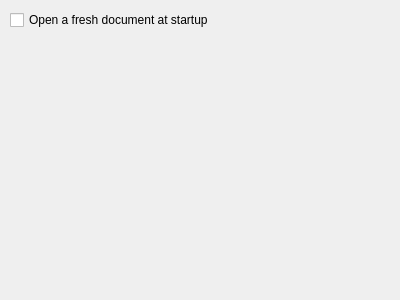
<?xml version="1.0" encoding="UTF-8"?>
<ui version="4.0">
 <class>setupGeneral</class>
 <widget class="QWidget" name="setupGeneral">
  <property name="geometry">
   <rect>
    <x>0</x>
    <y>0</y>
    <width>400</width>
    <height>300</height>
   </rect>
  </property>
  <property name="windowTitle">
   <string>Form</string>
  </property>
  <widget class="QWidget" name="verticalLayoutWidget">
   <property name="geometry">
    <rect>
     <x>10</x>
     <y>10</y>
     <width>252</width>
     <height>80</height>
    </rect>
   </property>
   <layout class="QVBoxLayout" name="verticalLayout">
    <item>
     <widget class="QCheckBox" name="genNewDocumentStartup">
      <property name="text">
       <string>Open a fresh document at startup</string>
      </property>
     </widget>
    </item>
    <item>
     <spacer name="verticalSpacer">
      <property name="orientation">
       <enum>Qt::Vertical</enum>
      </property>
      <property name="sizeHint" stdset="0">
       <size>
        <width>20</width>
        <height>40</height>
       </size>
      </property>
     </spacer>
    </item>
   </layout>
  </widget>
 </widget>
 <resources/>
 <connections/>
</ui>
